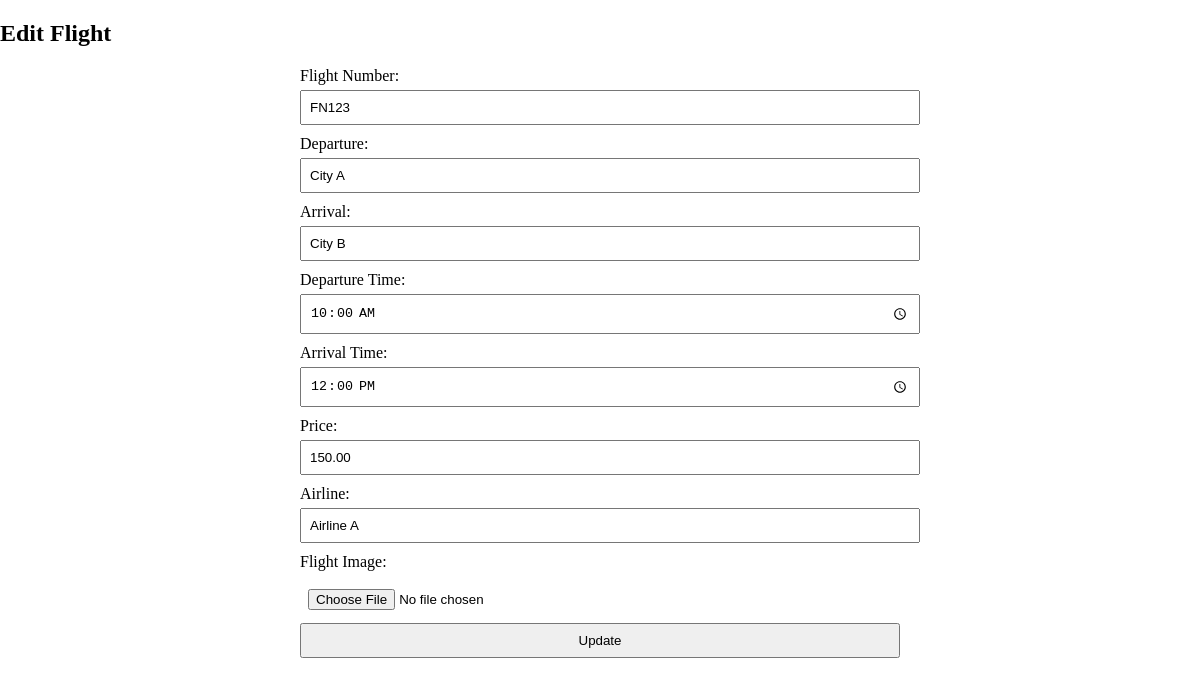
The app's page /editFlight.php?id=1 with its own data.
### tables this page shows
CREATE TABLE Flights (
    FlightID INT PRIMARY KEY AUTO_INCREMENT,
    FlightNumber VARCHAR(50) NOT NULL,
    Departure VARCHAR(100) NOT NULL,
    Arrival VARCHAR(100) NOT NULL,
    DepartureTime TIME NOT NULL,
    ArrivalTime TIME NOT NULL,
    Price DECIMAL(10, 2),
    Airline VARCHAR(100) NOT NULL,
    FlightImage VARCHAR(255)
);

### editFlight.php (the view, shortened to what this page needs)
<?php
$servername = "127.0.0.1";
$username = "root";
$password = "";
$dbname = "travel_bliss";
$conn = new mysqli($servername, $username, $password, $dbname);
if (isset($_GET['id'])) {
    $id = $_GET['id'];
    $sql = "SELECT * FROM Flights WHERE FlightID = $id";
    $result = $conn->query($sql);
    $flight = $result->fetch_assoc();
}
?>
<!DOCTYPE html>
<html lang="en">
<head>
    <link rel="stylesheet" href="css/styles.css">
    <link rel="stylesheet" href="css/creator.css">
</head>
<body>
    <section>
        <h1>Edit Flight</h1>
        <form action="editFlight.php" method="post" enctype="multipart/form-data">
            <label for="flight-number">Flight Number:</label>
            <input type="text" id="flight-number" name="flight-number" value="<?php echo $flight['FlightNumber']; ?>" required><br>
            <label for="departure">Departure:</label>
            <input type="text" id="departure" name="departure" value="<?php echo $flight['Departure']; ?>" required><br>
            <label for="arrival">Arrival:</label>
            <input type="text" id="arrival" name="arrival" value="<?php echo $flight['Arrival']; ?>" required><br>
            <label for="departure-time">Departure Time:</label>
            <input type="time" id="departure-time" name="departure-time" value="<?php echo $flight['DepartureTime']; ?>" required><br>
            <label for="arrival-time">Arrival Time:</label>
            <input type="time" id="arrival-time" name="arrival-time" value="<?php echo $flight['ArrivalTime']; ?>" required><br>
            <label for="price">Price:</label>
            <input type="text" id="price" name="price" value="<?php echo $flight['Price']; ?>" required><br>
            <label for="airline">Airline:</label>
            <input type="text" id="airline" name="airline" value="<?php echo $flight['Airline']; ?>" required><br>
            <label for="flight-image">Flight Image:</label>
            <input type="file" id="flight-image" name="flight-image"><br>
            <input type="submit" value="Update">
        </form>
    </section>
</body>
</html>

### css/styles.css (style rules this page uses)
body { margin: 0; padding: 0; font-family: Arial, sans-serif; }

### css/creator.css (style rules this page uses)
body { font-family: 'Times New Roman', serif; background-size: cover; background-repeat: no-repeat; background-position: center; transition: background-image 0.5s ease-in-out; }
h1 { color: #000000; }
form { margin-top: 20px; max-width: 600px; margin-left: auto; margin-right: auto; }
label { display: block; margin-top: 10px; }
input, select, textarea { width: 100%; padding: 8px; margin-top: 5px; }
input[type="file"] { margin-top: 10px; }

### records on screen
flights: flight-number "FN123", departure "City A", arrival "City B", departure-time "10:00:00", arrival-time "12:00:00", price "150.00", airline "Airline A"
